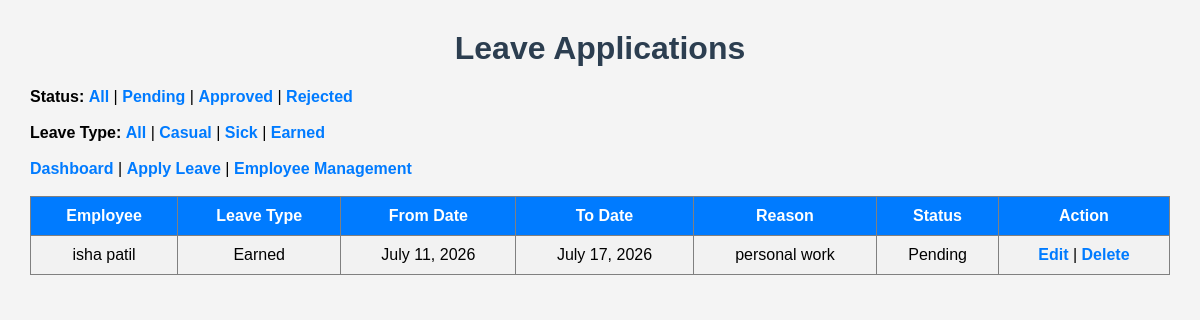
The page /leave/?status=Pending on the database its author committed.
### employee/models.py (models this page shows, shortened)
class Leave(models.Model):
    LEAVE_TYPES = [
        ('Casual', 'Casual'),
        ('Sick', 'Sick'),
        ('Earned', 'Earned'),
    ]
    STATUS_CHOICES = [
        ('Pending', 'Pending'),
        ('Approved', 'Approved'),
        ('Rejected', 'Rejected'),
    ]
    employee = models.ForeignKey(Employee, on_delete=models.CASCADE)
    leave_type = models.CharField(max_length=20, choices=LEAVE_TYPES)
    from_date = models.DateField()
    to_date = models.DateField()
    reason = models.TextField()
    status = models.CharField(max_length=20, choices=STATUS_CHOICES, default='Pending')

class Employee(models.Model):
    employee_id = models.CharField(max_length=20, unique=True)
    name = models.CharField(max_length=100)
    email = models.EmailField(unique=True)
    department = models.CharField(max_length=100)
    mobile_number = models.CharField(max_length=10)
    date_of_joining = models.DateField()
    def __str__(self):
        return self.name

### employee/views.py (the view)
# urls.py: path('leave/', views.leave_list, name='leave_list'),
def leave_list(request):
    status = request.GET.get('status')
    leave_type = request.GET.get('leave_type')
    leaves = Leave.objects.all()
    if status:
        leaves = leaves.filter(status=status)
    if leave_type:
        leaves = leaves.filter(leave_type=leave_type)
    return render(
        request,
        'employee/leave_list.html',
        {
            'leaves': leaves
        }
    )

### employee/templates/employee/leave_list.html (shortened to what this page needs)
<!DOCTYPE html>
<html>
    {% load static %}
<head>
    <link rel="stylesheet" href="{% static 'employee/style.css' %}">
</head>
<body>
<h1>Leave Applications</h1>
<b>Status:</b>
<a href="{% url 'leave_list' %}">All</a> |
<a href="?status=Pending">Pending</a> |
<a href="?status=Approved">Approved</a> |
<a href="?status=Rejected">Rejected</a>
<br><br>
<b>Leave Type:</b>
<a href="{% url 'leave_list' %}">All</a> |
<a href="?leave_type=Casual">Casual</a> |
<a href="?leave_type=Sick">Sick</a> |
<a href="?leave_type=Earned">Earned</a>
<br><br>
<a href="{% url 'dashboard' %}">Dashboard</a> |
<a href="{% url 'leave_add' %}">Apply Leave</a> |
<a href="{% url 'employee_list' %}">Employee Management</a>
<br><br>
<table border="1" cellpadding="10">
<tr>
    <th>Employee</th>
    <th>Leave Type</th>
    <th>From Date</th>
    <th>To Date</th>
    <th>Reason</th>
    <th>Status</th>
    <th>Action</th>
</tr>
{% for leave in leaves %}
<tr>
    <td>{{ leave.employee }}</td>
    <td>{{ leave.leave_type }}</td>
    <td>{{ leave.from_date }}</td>
    <td>{{ leave.to_date }}</td>
    <td>{{ leave.reason }}</td>
    <td>{{ leave.status }}</td>
    <td>
        <a href="{% url 'leave_update' leave.id %}">Edit</a> |
        <a href="{% url 'leave_delete' leave.id %}">Delete</a>
    </td>
</tr>
{% endfor %}
</table>
</body>
</html>

### employee/static/employee/style.css (style rules this page uses)
body { font-family: Arial, sans-serif; background-color:#f4f4f4; margin:30px; }
h1 { color:#2c3e50; text-align:center; }
table { width:100%; border-collapse:collapse; background:white; }
table th { background:#007bff; color:white; padding:10px; }
table td { padding:10px; text-align:center; }
table tr:nth-child(even) { background:#f2f2f2; }
a { text-decoration:none; color:#007bff; font-weight:bold; }

### rows shown on the page
Leave: employee "isha patil", leave_type "Earned", from_date "July 11, 2026", to_date "July 17, 2026", reason "personal work", status "Pending"
